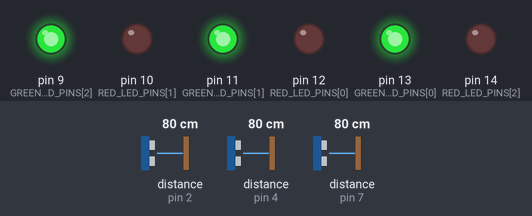
Simulated run of this sketch. Board: Arduino Uno, built with avr-gcc and run on an emulated ATmega328P. Shown: output pins drawn as LEDs (lit = HIGH). Wiring (inferred from the names in the program): 3 × ultrasonic range finder: trigger pin 2, echo pin 2 / trigger pin 4, echo pin 4 / trigger pin 7, echo pin 7. The test bench sets the inputs (shaded band); at power-on: distance to the obstacle (sensors on pin 2, pin 4, pin 7) 80 cm. The echo pulse lasts 58.3 µs per cm; what the sketch prints to the serial monitor is not drawn.

Above: at 1.5 s.
1.6 s: distance to the obstacle (sensor on pin 2) set to 28 cm
3.1 s: distance to the obstacle (sensor on pin 2) set to 24 cm
At 4.1 s:
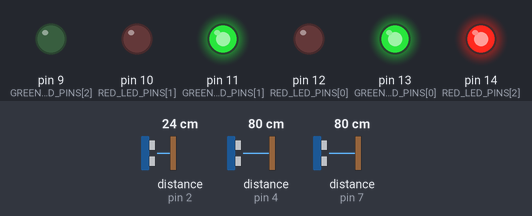
5.0 s: distance to the obstacle (sensor on pin 4) set to 27 cm
6.5 s: distance to the obstacle (sensor on pin 4) set to 24 cm
At 7.6 s:
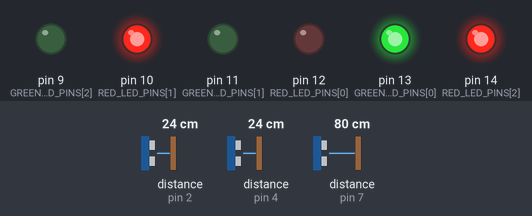
8.0 s: distance to the obstacle (sensor on pin 7) set to 28 cm
9.5 s: distance to the obstacle (sensor on pin 7) set to 23 cm
At 10.6 s:
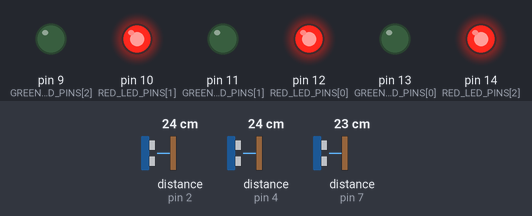
Timing chart, 0 to 12.3 s (numbered marks = the images above; inputs shaded):
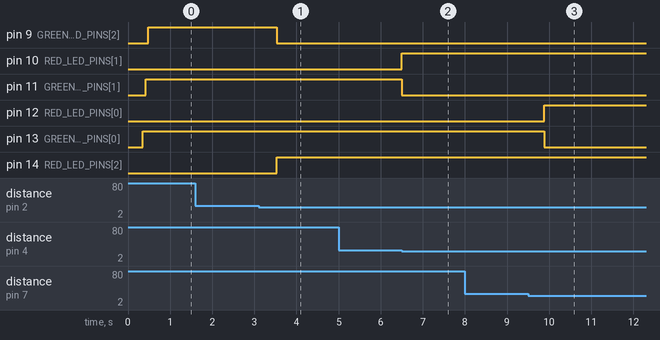

Measured:
- the behaviour switches between 26 and 25 cm on distance to the obstacle (sensor on pin 2) (found by bisection; images 0 and 1)
- the behaviour switches between 26 and 25 cm on distance to the obstacle (sensor on pin 4) (found by bisection; images 1 and 2)
- the behaviour switches between 26 and 25 cm on distance to the obstacle (sensor on pin 7) (found by bisection; images 2 and 3)
- after the input at 1.6 s, every drawn part: stays the same
- after the input at 3.1 s, pin 9 (GREEN_LED_PINS[2]): HIGH → LOW after 0.43 s; pin 14 (RED_LED_PINS[2]): LOW → HIGH after 0.43 s
- after the input at 5.0 s, every drawn part: stays the same
- after the input at 6.5 s, pin 10 (RED_LED_PINS[1]): LOW → HIGH at once; pin 11 (GREEN_LED_PINS[1]): HIGH → LOW at once
- after the input at 8.0 s, every drawn part: stays the same
- after the input at 9.5 s, pin 12 (RED_LED_PINS[0]): LOW → HIGH after 0.38 s; pin 13 (GREEN_LED_PINS[0]): HIGH → LOW after 0.38 s

The sketch:

IntelligentParkingSystem.ino
```cpp
/*
  Intelligent Parking Space Monitoring System
  Tinkercad-compatible firmware for Arduino Uno R3
  Sensors: 3 x Parallax PING))) ultrasonic distance sensors
  Indicators: 3 red LEDs (occupied), 3 green LEDs (vacant)
  Serial protocol: CSV at 9600 baud

  Pin mapping inferred from the supplied Tinkercad circuit export:
    PING))) SIG pins, left/centre/right: D7, D4, D2
    Slot 1 red/green LEDs: D12/D13
    Slot 2 red/green LEDs: D10/D11
    Slot 3 red/green LEDs: A0/D9 (A0 is digital pin 14 on Uno)

  Tinkercad compatibility notes:
  - Keep this as the ONLY sketch in the Tinkercad code editor.
  - This version intentionally avoids custom enums, uint8_t, structs,
    and helper functions because Tinkercad's sketch preprocessor may
    generate prototypes before those custom types are declared.
  - Arduino automatically provides the core declarations; no Arduino.h
    include is needed in a normal .ino sketch.
*/

const int SLOT_COUNT = 3;

const int PING_PINS[SLOT_COUNT] = {7, 4, 2};
const int RED_LED_PINS[SLOT_COUNT] = {12, 10, 14};  // A0 = digital pin 14
const int GREEN_LED_PINS[SLOT_COUNT] = {13, 11, 9};

const int STATUS_UNKNOWN = 0;
const int STATUS_OCCUPIED = 1;
const int STATUS_VACANT = 2;

const float OCCUPIED_THRESHOLD_CM = 25.0;
const float VACANT_THRESHOLD_CM = 30.0;

const unsigned long ECHO_TIMEOUT_US = 19000UL;
const unsigned long INTER_SENSOR_GAP_MS = 60UL;
const unsigned long SCAN_INTERVAL_MS = 300UL;

float slotDistanceCm[SLOT_COUNT] = {-1.0, -1.0, -1.0};
int slotStatus[SLOT_COUNT] = {
  STATUS_UNKNOWN, STATUS_UNKNOWN, STATUS_UNKNOWN
};

void setup() {
  int i;

  for (i = 0; i < SLOT_COUNT; i++) {
    pinMode(PING_PINS[i], INPUT);
    pinMode(RED_LED_PINS[i], OUTPUT);
    pinMode(GREEN_LED_PINS[i], OUTPUT);

    digitalWrite(RED_LED_PINS[i], LOW);
    digitalWrite(GREEN_LED_PINS[i], LOW);
  }

  Serial.begin(9600);
  delay(250);

  Serial.println(F(
    "arduino_timestamp_ms,"
    "slot1_distance_cm,slot1_status,"
    "slot2_distance_cm,slot2_status,"
    "slot3_distance_cm,slot3_status,"
    "occupied_count,vacant_count,unknown_count"
  ));
}

void loop() {
  int i;
  int occupiedCount = 0;
  int vacantCount = 0;
  int unknownCount = 0;

  // Acquire each PING))) sensor sequentially.
  for (i = 0; i < SLOT_COUNT; i++) {
    int signalPin = PING_PINS[i];
    unsigned long echoDuration;
    float distanceCm;

    // PING))) uses the same SIG pin for trigger and echo.
    pinMode(signalPin, OUTPUT);
    digitalWrite(signalPin, LOW);
    delayMicroseconds(2);
    digitalWrite(signalPin, HIGH);
    delayMicroseconds(5);
    digitalWrite(signalPin, LOW);

    pinMode(signalPin, INPUT);
    echoDuration = pulseIn(signalPin, HIGH, ECHO_TIMEOUT_US);

    if (echoDuration == 0) {
      distanceCm = -1.0;
      slotStatus[i] = STATUS_UNKNOWN;
    } else {
      distanceCm = (echoDuration * 0.0343) / 2.0;

      // Hysteresis: retain the previous stable state between 25 and 30 cm.
      if (distanceCm <= OCCUPIED_THRESHOLD_CM) {
        slotStatus[i] = STATUS_OCCUPIED;
      } else if (distanceCm >= VACANT_THRESHOLD_CM) {
        slotStatus[i] = STATUS_VACANT;
      }
      // If distance is in the hysteresis band, keep the previous status.
    }

    slotDistanceCm[i] = distanceCm;

    // Drive the two indicators for this parking slot.
    if (slotStatus[i] == STATUS_OCCUPIED) {
      digitalWrite(RED_LED_PINS[i], HIGH);
      digitalWrite(GREEN_LED_PINS[i], LOW);
      occupiedCount++;
    } else if (slotStatus[i] == STATUS_VACANT) {
      digitalWrite(RED_LED_PINS[i], LOW);
      digitalWrite(GREEN_LED_PINS[i], HIGH);
      vacantCount++;
    } else {
      digitalWrite(RED_LED_PINS[i], LOW);
      digitalWrite(GREEN_LED_PINS[i], LOW);
      unknownCount++;
    }

    // Separate pings to reduce acoustic cross-talk.
    if (i < SLOT_COUNT - 1) {
      delay(INTER_SENSOR_GAP_MS);
    }
  }

  // Emit one ten-field CSV record for the Python capture importer.
  Serial.print(millis());

  for (i = 0; i < SLOT_COUNT; i++) {
    Serial.print(',');
    if (slotDistanceCm[i] < 0.0) {
      Serial.print(-1.0, 2);
    } else {
      Serial.print(slotDistanceCm[i], 2);
    }

    Serial.print(',');
    if (slotStatus[i] == STATUS_OCCUPIED) {
      Serial.print(F("OCCUPIED"));
    } else if (slotStatus[i] == STATUS_VACANT) {
      Serial.print(F("VACANT"));
    } else {
      Serial.print(F("UNKNOWN"));
    }
  }

  Serial.print(',');
  Serial.print(occupiedCount);
  Serial.print(',');
  Serial.print(vacantCount);
  Serial.print(',');
  Serial.println(unknownCount);

  delay(SCAN_INTERVAL_MS);
}
```
